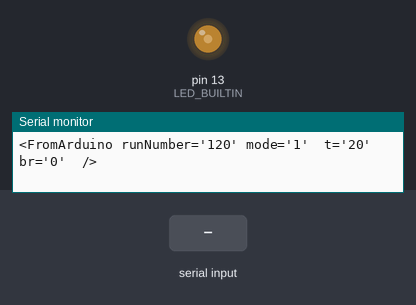
The sketch below on a simulated Arduino Leonardo, built with avr-gcc and run on an emulated ATmega32U4. Shown: output pins drawn as LEDs (lit = HIGH), the last lines printed to the serial monitor. The test bench sets the inputs (shaded band).

Above: at 1.2 s.
1.3 s: "<FromPC DB br='\n" received over Serial
At 1.4 s:
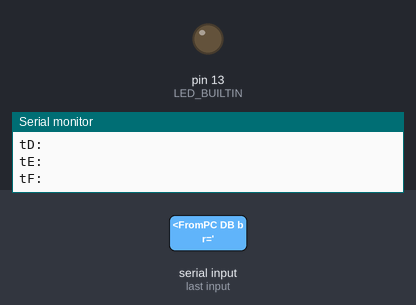
3.0 s: "' tA='\n" received over Serial
4.5 s: "' tB='\n" received over Serial
Timing chart, 0 to 7.5 s (numbered marks = the images above; inputs shaded):
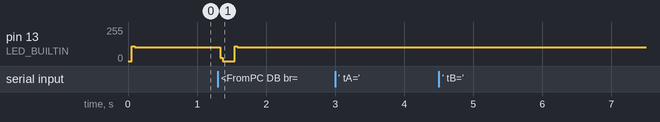

The sketch:

Ventilator001.ino.ino
```cpp
// Ventilator v0.03 (c) MB    //rBase64 lib

#include <string.h>

bool DEBUG_MODE_0 = true;
bool ENABLE_OUTPUT_TO_PC = true;

char inData[512];    //serial input buffer
byte index = 0;

long runNumber = 0;   //"program counter"
int breathingCurve[100];

int t;  //current time
int tA=10, tB=20, tC=30, tD=40, tE=50, tF=100,   LA=-40, LB=120, LC=120, LD=40,  sp=4;
int mode=1;

// the setup function runs once when you press reset or power the board:
void setup()
{
  //initialize digital pin LED_BUILTIN as an output.
  pinMode(LED_BUILTIN, OUTPUT);
  Serial.begin(9600);
  while (!Serial)
  {
    ; // wait for serial port to connect. Needed for Arduino Leonardo only
  }
  setupMotorsAndValves();

  closeValve('A');
  closeValve('B');
}

// the loop function runs over and over again forever
void loop()
{
  Blink01();

  if (t==tF)
  {
    t=0;
    closeValve('A');
    closeValve('B');
  }
  if (t==tA) openValve('A');
  if (t==tB) closeValve('A');
  if (t==tD) openValve('B');

  runNumber++;
  t++;

  //move actuators:
  setPistonTo(breathingCurve[t]);

  //serial out:
  if (ENABLE_OUTPUT_TO_PC)
  {
    Serial.write("<FromArduino runNumber='");
    Serial.print(runNumber);
    Serial.write("' mode='");
    Serial.print(mode);
    Serial.write("' ");
    Serial.write(" t='");
    Serial.print(t);
    Serial.write("' ");
    Serial.write(" br='");
    Serial.print(breathingCurve[t]);
    Serial.write("' ");
    Serial.write(" />\n\r");
  }

  //serial in:
  while(Serial.available() > 0)
  {
     char aChar = Serial.read();
     if(aChar == '\n')
     {
        if (DEBUG_MODE_0) Serial.println((String) inData);
        parseInstructions();

        // End of record detected. Time to parse
        index = 0;
        inData[index] = NULL;
     }
     else
     {
        //Serial.println("Serial arrived:");
        //Serial.println(aChar);
        inData[index] = aChar;
        index++;
        inData[index] = '\0'; //keep the string null terminated
     }
  }  //end of while

}


int parseInstructions()
{
  String curr = "";
  //Serial.println("Parsing instructions:");
  //Serial.println(inData);

  if ( strstr(inData, "<FromPC DB br='") )
  {
    //we obtain the XML tag. We parse it.  <FromPC DB br=... go='go'/>
    if (DEBUG_MODE_0)Serial.println("foundit");

    int ptrTag1 = strstr(inData, "<FromPC DB br='") + strlen("<FromPC DB br='");
    //Serial.println(ptrTag1);
    int ptrTag2 = strstr(inData, "' tA='");
    //Serial.println(ptrTag2);
    int ptrTag3 = strstr(inData, "' tB='");
    int ptrTag4 = strstr(inData, "' tC='");
    int ptrTag5 = strstr(inData, "' tD='");
    int ptrTag6 = strstr(inData, "' tE='");
    int ptrTag7 = strstr(inData, "' tF='");

    int ptrTag8 = strstr(inData, "' LA='");
    int ptrTag9 = strstr(inData, "' LB='");
    int ptrTag10 = strstr(inData, "' LC='");
    int ptrTag11 = strstr(inData, "' LD='");
    int ptrTag12 = strstr(inData, "' sp='");
    int ptrTag13 = strstr(inData, "' md='");

    int ptrTag14 = strstr(inData, "' go='");

    parseAndLoadNewMode(ptrTag1, ptrTag2, ptrTag3, ptrTag4, ptrTag5, ptrTag6, ptrTag7, ptrTag8, ptrTag9, ptrTag10, ptrTag11, ptrTag12, ptrTag13, ptrTag14);
  } // if


}


int parseAndLoadNewMode(int ptrTag1, int ptrTag2, int ptrTag3, int ptrTag4, int ptrTag5, int ptrTag6, int ptrTag7, int ptrTag8, int ptrTag9, int ptrTag10, int ptrTag11, int ptrTag12, int ptrTag13, int ptrTag14)
{
  // we receive something like this:
  // <FromPC DB br='777777777770)$   $)07dt{}~~~~~                               QA:877777777777777777777777777777777777' tA='10' tB='20' tC='30' tD='60' tE='70' tF='100' LA='-40' LB='120' LC='120' LD='40' go='go'/>
  // ugly parsing: all parameters mandatory, order is important, whitespace should be kept as it is!

  //we parse between ptrTag1 and ptrTag2
  char strToParse[150];
  char strValue[5];
  strncpy(strToParse, ptrTag1, ptrTag2 - ptrTag1);
  strToParse[ptrTag2 - ptrTag1] = '\0';   //keep the string null terminated.
  if (DEBUG_MODE_0) Serial.println("strToParse:");
  if (DEBUG_MODE_0) Serial.println(strToParse);

  //we obtain: tA:
  strncpy(strValue, ptrTag2 + 6, ptrTag3 - ptrTag2 - 6);
  strValue[ptrTag3 - ptrTag2 - 6] = '\0';   //keep the string null terminated.
  if (DEBUG_MODE_0) Serial.println("tA:");
  if (DEBUG_MODE_0) Serial.println(strValue);
  tA = atoi(strValue);


  //we obtain: tB:
  strncpy(strValue, ptrTag3 + 6, ptrTag4 - ptrTag3 - 6);
  strValue[ptrTag4 - ptrTag3 - 6] = '\0';   //keep the string null terminated.
  if (DEBUG_MODE_0) Serial.println("tB:");
  if (DEBUG_MODE_0) Serial.println(strValue);
  tB = atoi(strValue);

  //we obtain: tC:
  strncpy(strValue, ptrTag4 + 6, ptrTag5 - ptrTag4 - 6);
  strValue[ptrTag5 - ptrTag4 - 6] = '\0';   //keep the string null terminated.
  if (DEBUG_MODE_0) Serial.println("tC:");
  if (DEBUG_MODE_0) Serial.println(strValue);
  tC = atoi(strValue);

  //we obtain: tD:
  strncpy(strValue, ptrTag5 + 6, ptrTag6 - ptrTag5 - 6);
  strValue[ptrTag6 - ptrTag5 - 6] = '\0';   //keep the string null terminated.
  if (DEBUG_MODE_0) Serial.println("tD:");
  if (DEBUG_MODE_0) Serial.println(strValue);
  tD = atoi(strValue);

  //we obtain: tE:
  strncpy(strValue, ptrTag6 + 6, ptrTag7 - ptrTag6 - 6);
  strValue[ptrTag7 - ptrTag6 - 6] = '\0';   //keep the string null terminated.
  if (DEBUG_MODE_0) Serial.println("tE:");
  if (DEBUG_MODE_0) Serial.println(strValue);
  tE = atoi(strValue);

  //we obtain: tF:
  strncpy(strValue, ptrTag7 + 6, ptrTag8 - ptrTag7 - 6);
  strValue[ptrTag8 - ptrTag7 - 6] = '\0';   //keep the string null terminated.
  if (DEBUG_MODE_0) Serial.println("tF:");
  if (DEBUG_MODE_0) Serial.println(strValue);
  tF = atoi(strValue);


  //we obtain: LA:
  strncpy(strValue, ptrTag8 + 6, ptrTag9 - ptrTag8 - 6);
  strValue[ptrTag9 - ptrTag8 - 6] = '\0';   //keep the string null terminated.
  if (DEBUG_MODE_0) Serial.println("LA:");
  if (DEBUG_MODE_0) Serial.println(strValue);
  LA = atoi(strValue);

  //we obtain: LB:
  strncpy(strValue, ptrTag9 + 6, ptrTag10 - ptrTag9 - 6);
  strValue[ptrTag10 - ptrTag9 - 6] = '\0';   //keep the string null terminated.
  if (DEBUG_MODE_0) Serial.println("LB:");
  if (DEBUG_MODE_0) Serial.println(strValue);
  LB = atoi(strValue);

  //we obtain: LC:
  strncpy(strValue, ptrTag10 + 6, ptrTag11 - ptrTag10 - 6);
  strValue[ptrTag11 - ptrTag10 - 6] = '\0';   //keep the string null terminated.
  if (DEBUG_MODE_0) Serial.println("LC:");
  if (DEBUG_MODE_0) Serial.println(strValue);
  LC = atoi(strValue);

  //we obtain: LD:
  strncpy(strValue, ptrTag11 + 6, ptrTag12 - ptrTag11 - 6);
  strValue[ptrTag12 - ptrTag11 - 6] = '\0';   //keep the string null terminated.
  if (DEBUG_MODE_0) Serial.println("LD:");
  if (DEBUG_MODE_0) Serial.println(strValue);
  LD = atoi(strValue);

  //we obtain: sp:
  strncpy(strValue, ptrTag12 + 6, ptrTag13 - ptrTag12 - 6);
  strValue[ptrTag13 - ptrTag12 - 6] = '\0';   //keep the string null terminated.
  if (DEBUG_MODE_0) Serial.println("sp:");
  if (DEBUG_MODE_0) Serial.println(strValue);
  sp = atoi(strValue);


  //we obtain: mode:
  strncpy(strValue, ptrTag13 + 6, ptrTag14 - ptrTag13 - 6);
  strValue[ptrTag14 - ptrTag13 - 6] = '\0';   //keep the string null terminated.
  if (DEBUG_MODE_0) Serial.println("mode:");
  if (DEBUG_MODE_0) Serial.println(strValue);
  mode = atoi(strValue);

  for (int i=0; i<100; i++)
  {
    breathingCurve[i] = strToParse[i];
    Serial.println(breathingCurve[i]);
  }

  //reconvert breathingCurve to voltage values. LA=-40 is min. LB=100 is max.

}

int setupMotorsAndValves()
{

}


int setPistonTo(int position)
{
  //sets piston to spec. position
  //delay(sp);
}


int openValve(char valve)
{
  //TODO
}

int closeValve(char valve)
{
  //TODO
}


int movePistonTo(long pos)
{
  //TODO
}

void Blink01()
{
  for (int i=0; i < 4; i++)
  {
    digitalWrite(LED_BUILTIN, HIGH);   // turn the LED on (HIGH is the voltage level)
    delay(1);                       // wait for a second
    digitalWrite(LED_BUILTIN, LOW);    // turn the LED off by making the voltage LOW
    delay(1);                       // wait for a second
  }
}

void Blink02()
{
  for (int i=0; i<10; i++)
  {
    digitalWrite(LED_BUILTIN, HIGH);   // turn the LED on (HIGH is the voltage level)
    delay(2);                       // wait for a second
    digitalWrite(LED_BUILTIN, LOW);    // turn the LED off by making the voltage LOW
    delay(2);                       // wait for a second
  }
}
```

Measured:
- after the input at 1.3 s, pin 13 (LED_BUILTIN): 103/255 → 0/255 at once, → 103/255 0.21 s later
